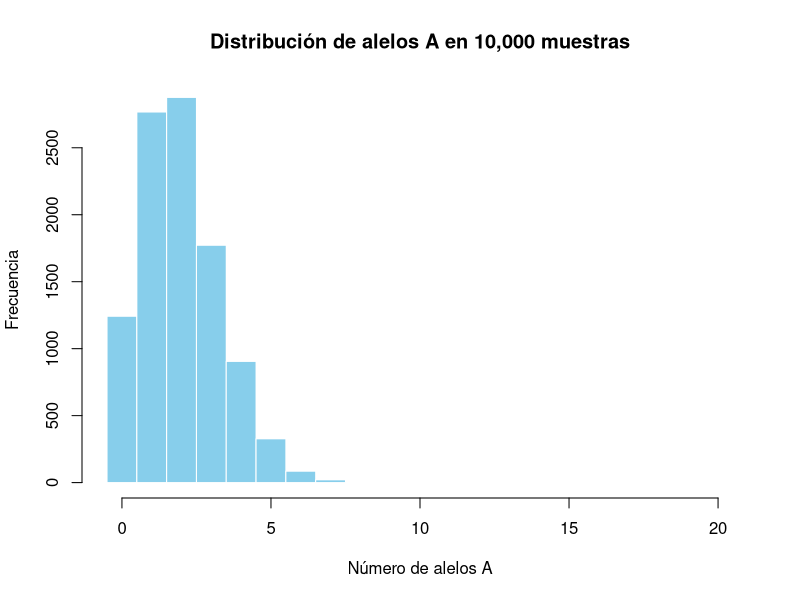
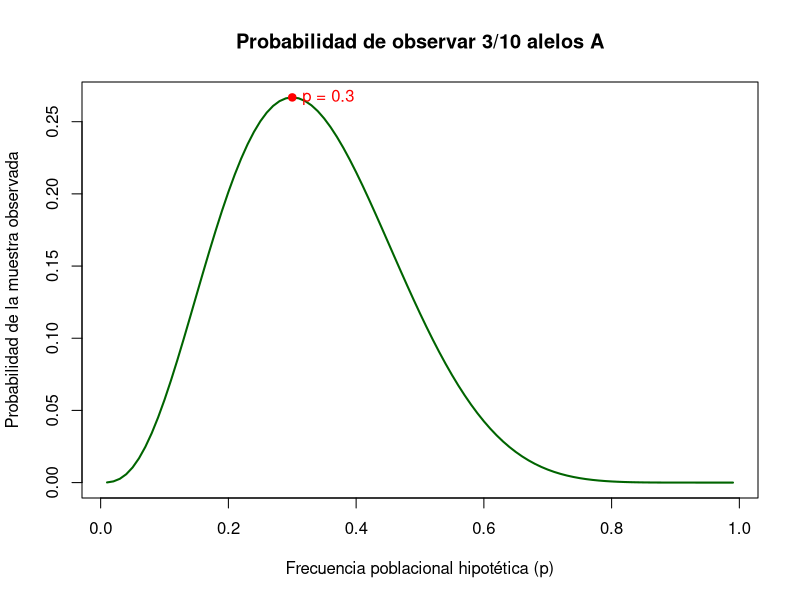
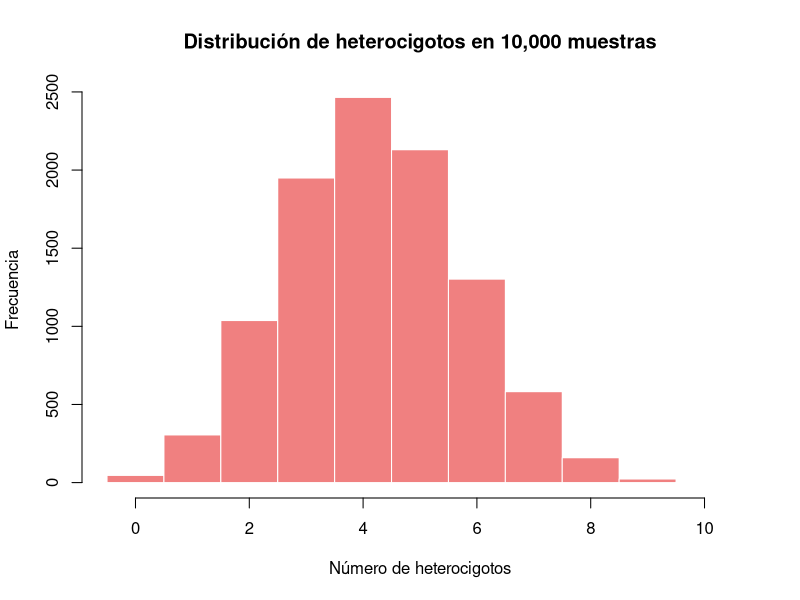

Generate these figures, in order, with R:
## ---- chunk 1

# Definir los parámetros
n <- 20  # Tamaño de la muestra
p <- 0.1  # Frecuencia del alelo A

# Simular 10,000 muestras
num_simulaciones <- 10000
muestras_simuladas <- rbinom(n = num_simulaciones, size = n, prob = p)

# Descriptores numéricos
media_simulada <- mean(muestras_simuladas)
print(paste("La media de las simulaciones es:", round(media_simulada, 2)))
print(paste("La desviación estándar de las simulaciones es:", round(sd(muestras_simuladas), 2)))

# Gráfico de la distribución
hist(muestras_simuladas,
     breaks = seq(-0.5, n + 0.5, by = 1),
     col = "skyblue",
     border = "white",
     main = "Distribución de alelos A en 10,000 muestras",
     xlab = "Número de alelos A",
     ylab = "Frecuencia")
## ---- chunk 2
# Definir los parámetros de la muestra
k_observado <- 3
n_muestra <- 10

# Rango de frecuencias poblacionales para evaluar
frecuencias_poblacionales <- seq(0.01, 0.99, by = 0.01) # Esto permite que recorra el vector cada 0.01

# Calcular la probabilidad para cada frecuencia poblacional
probabilidades <- dbinom(x = k_observado, size = n_muestra, prob = frecuencias_poblacionales)

# Gráfico de la verosimilitud
plot(frecuencias_poblacionales,
     probabilidades,
     type = "l",
     lwd = 2,
     col = "darkgreen",
     main = "Probabilidad de observar 3/10 alelos A",
     xlab = "Frecuencia poblacional hipotética (p)",
     ylab = "Probabilidad de la muestra observada")

# Marcar el punto de máxima probabilidad
max_p <- frecuencias_poblacionales[which.max(probabilidades)]
points(max_p, max(probabilidades), col = "red", pch = 19)
text(max_p, max(probabilidades), labels = paste("p =", round(max_p, 2)), pos = 4, col = "red")
## ---- chunk 3
# Definir los parámetros
p_alelo_A <- 0.3
prob_heterocigoto <- 2 * p_alelo_A * (1 - p_alelo_A)
n_individuos <- 10

# Simular la variación de la frecuencia de heterocigotos
num_simulaciones <- 10000
muestras_heterocigotos <- rbinom(n = num_simulaciones, size = n_individuos, prob = prob_heterocigoto)

# Caracterizar la distribución
media_simulada_h <- mean(muestras_heterocigotos)
print(paste("La media de heterocigotos simulados es:", round(media_simulada_h, 2)))
print(paste("La desviación estándar de las simulaciones es:", round(sd(muestras_heterocigotos), 2)))

# Gráfico de la distribución
hist(muestras_heterocigotos,
     breaks = seq(-0.5, n_individuos + 0.5, by = 1),
     col = "lightcoral",
     border = "white",
     main = "Distribución de heterocigotos en 10,000 muestras",
     xlab = "Número de heterocigotos",
     ylab = "Frecuencia")
## ---- chunk 4

runif(1)

## ---- chunk 5

# -----------------------------
# Parámetros
# -----------------------------
N <- 5e5        # tamaño efectivo
mu <- 1e-5      # tasa de mutación
n <- 4          # número de secuencias

# -----------------------------
# 1. Simular tiempos de coalescencia
# -----------------------------
# Función para simular tiempo de espera (geométrico)
simular_T <- function(n_linajes, N) {
  pares <- choose(n_linajes, 2)
  p <- pares / (2 * N)     # probabilidad de coalescencia por generación
  rgeom(1, p)              # tiempo de espera ~ geométrica
}

# Guardamos los tiempos
T4 <- simular_T(4, N)
T3 <- simular_T(3, N)
T2 <- simular_T(2, N)

cat("T4 =", T4, "\n")
cat("T3 =", T3, "\n")
cat("T2 =", T2, "\n")

# -----------------------------
# 2. Tiempo total de ramas
# -----------------------------
T_total <- (4 * T4) + (3 * T3) + (2 * T2)
cat("Tiempo total de ramas =", T_total, "\n")

# -----------------------------
# 3. Número de mutaciones (S)
# -----------------------------
S <- rpois(1, lambda = T_total * mu)  # Poisson con media T_total * mu
cat("Número de mutaciones S =", S, "\n")

# -----------------------------
# 4. Diversidad nucleotídica (π)
# -----------------------------
pi_est <- 4 * N * mu
cat("π esperado =", pi_est, "\n")

# -----------------------------
# 5. Theta de Watterson (θW)
# -----------------------------
a_n <- sum(1 / (1:(n - 1)))
theta_W <- S / a_n
cat("θW estimado =", theta_W, "\n")


